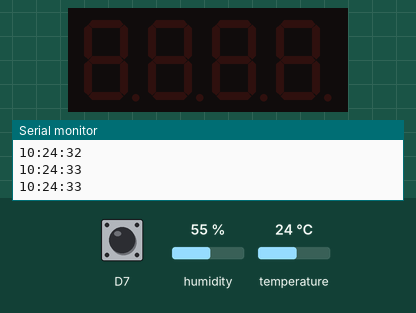
A program run on a simulated ESP8266 (Wemos D1 mini). Parts: 4-digit seven-segment display, the last lines printed to the serial monitor. The test bench sets the inputs (shaded band); at power-on: D7 HIGH, temperature 24 °C, humidity 55 %. WiFi joins after 1.5 s; servers stay silent unless stated; network time is answered at once with the bench clock; the local clock reads 2024-03-15 10:24:30 at power-on unless the program sets it.

Above: at 3.3 s.
3.4 s: D7 pulled LOW for 0.15 s
At 4.2 s:
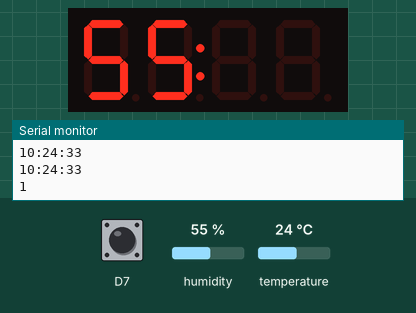
5.1 s: D7 pulled LOW for 1 s
At 5.9 s:
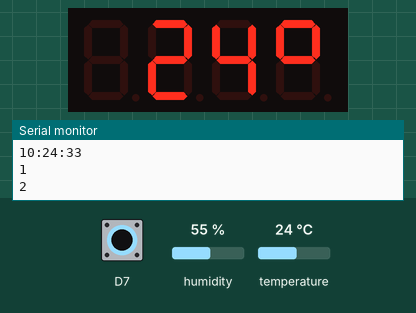
7.6 s: temperature set to 12 °C
At 8.6 s:
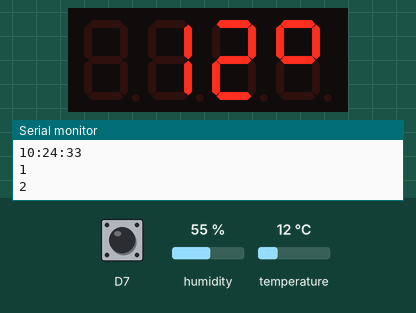
9.1 s: temperature set to 19 °C
At 9.7 s:
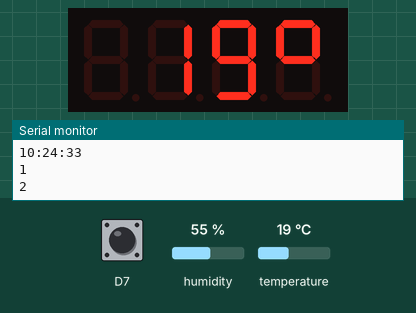
10.7 s: temperature set to 28 °C
At 12.0 s:
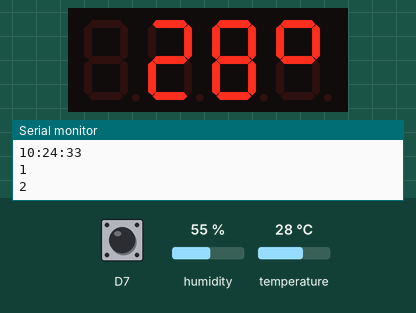
Timing chart, 0 to 13.3 s (numbered marks = the images above; inputs shaded):
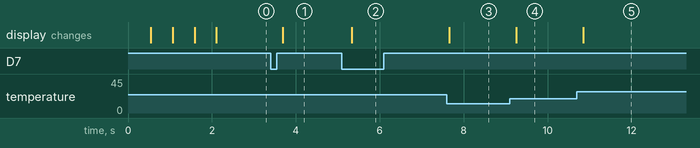

The program:

main.cpp
```cpp
#include <Arduino.h>
#include <Adafruit_AHTX0.h>
#include <TM1637Display.h>
#include <wifi.h>
#include <WiFiUdp.h>
#include <ESP8266WiFi.h>
#include <NTPClient.h>

#define CLK D6
#define DIO D5

// COMP-10184 – Mohawk College
// Advanced Sensors
//
// This program...
//
// @author Chris Dent
// @id 000849456
//
// I created this work and I have not shared it with anyone;

TM1637Display display(CLK, DIO);
Adafruit_AHTX0 aht;
WiFiUDP ntpUDP;
const long offSet = -4 * 60 * 60;
NTPClient timeClient(ntpUDP, "0.ca.pool.ntp.org", offSet);

bool changed;
int lastState = 1;
int displayOption;

void showTemp(sensors_event_t temp){
  if (changed){
    display.clear();
    changed = false;
    display.setSegments((const uint8_t[]){0x00}, 1, 1);
    display.setSegments((const uint8_t[]){0x63}, 2, 3);
  }

  display.showNumberDec(temp.temperature, false, 2, 1);
}

void showHumidity(sensors_event_t humidity){
  if(changed) {
    display.clear();
    changed = false;
  }
  display.showNumberDecEx(humidity.relative_humidity, 0x40, false, 2, 0);
}
// I'm sorry this doesnt follow convetions, I thought it was a great pun...one might say, punny...
void itsSHOWTIME(String time){
  Serial.println(time);
}

void cycle(sensors_event_t humidity, sensors_event_t temp){
  display.clear();
  itsSHOWTIME(timeClient.getFormattedTime());
  delay(2000);
  display.clear();
  changed = true;

  showTemp(temp);
  delay(2000);
  display.clear();
  changed = true;

  showHumidity(humidity);
  delay(2000);
  display.clear();
  changed = true;

}

void showDashes() {

}

void setup() {
  displayOption = 0;
  Serial.begin(115200);

  WiFi.begin(ssid, password);

  while (WiFi.status() != WL_CONNECTED)
  {
    display.clear();
    delay(500);
    display.setSegments((const uint8_t[]){0x40, 0x40, 0x40, 0x40});
    delay(500);
  }

  timeClient.begin();


  if (!aht.begin()) {
    Serial.println("Cannot find AHT");
    while (1) delay(10);
  }
  // Clear display of any remnants
  display.clear();
  display.setBrightness(0x0a);
  pinMode(D7, INPUT_PULLUP);
}

void loop() {
  timeClient.update();
  // checks to see if the button is constant press
  if (digitalRead(D7) == 1){
    lastState = digitalRead(D7);
  }
// sensors_event_t is a C struct
  sensors_event_t humidity, temp;
  aht.getEvent(&humidity, &temp);

  switch (displayOption)
  {
    case 0:
      itsSHOWTIME(timeClient.getFormattedTime());
      break;

    case 1:
      showHumidity(humidity);
      break;

    case 2:
      showTemp(temp);
      break;

    case 3:
      cycle(humidity, temp);
      break;
  }

  if (digitalRead(D7) == 0 && digitalRead(D7) != lastState){
    lastState = digitalRead(D7);
    changed = true;
    if (displayOption == 3){
      displayOption = 0;
      Serial.println(String(displayOption));
    }
    else{
      displayOption++;
      Serial.println(String(displayOption));
    }
  }
  delay(50);
}
```

wifi.h
```cpp
const char* ssid = "iPhone";
const char* password = "Hunter123.";
```

Measured:
- after the input at 3.4 s, the display: changes after 0.29 s (image 1)
- after the input at 5.1 s, the display: changes after 0.23 s (image 2)
- after the input at 7.6 s, the display: changes after 0.06 s (image 3)
- after the input at 9.1 s, the display: changes after 0.16 s (image 4)
- after the input at 10.7 s, the display: changes after 0.15 s (image 5)
